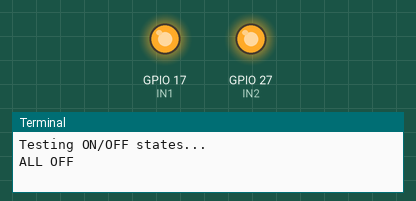
This program was run on a simulated Raspberry Pi (BCM pin numbers). Parts: output pins drawn as LEDs (lit = HIGH), the last lines printed to the terminal.

Above: at 1.0 s.
At 3.0 s:
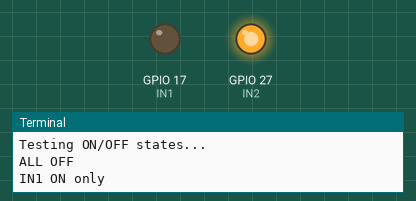
At 5.0 s:
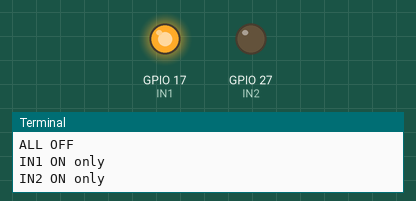
Timing chart, 0 to 7.8 s (numbered marks = the images above):
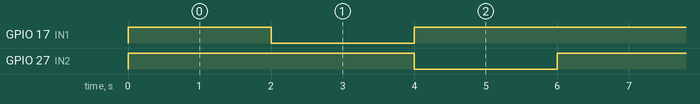

Measured:
- by itself, GPIO 17 (IN1): repeats every 6.0 s: LOW 2.0 s, HIGH 4.0 s
- by itself, GPIO 27 (IN2): alternates HIGH for 4.0 s and LOW for 2.0 s
- by itself, everything shown: repeats every 6.0 s, in 3 steps

The program:

relay_test.py
```python
import RPi.GPIO as GPIO
import time

IN1 = 17
IN2 = 27

GPIO.setmode(GPIO.BCM)
GPIO.setup(IN1, GPIO.OUT)
GPIO.setup(IN2, GPIO.OUT)

print("Testing ON/OFF states...")

while True:
    print("ALL OFF")
    GPIO.output(IN1, GPIO.HIGH)
    GPIO.output(IN2, GPIO.HIGH)
    time.sleep(2)

    print("IN1 ON only")
    GPIO.output(IN1, GPIO.LOW)
    GPIO.output(IN2, GPIO.HIGH)
    time.sleep(2)

    print("IN2 ON only")
    GPIO.output(IN1, GPIO.HIGH)
    GPIO.output(IN2, GPIO.LOW)
    time.sleep(2)
```
